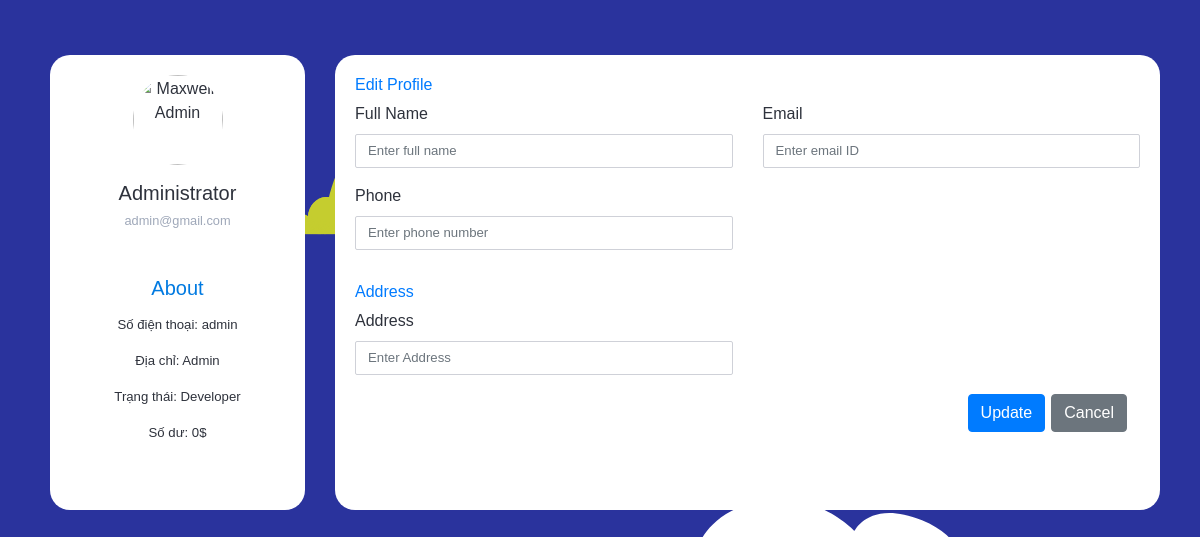
Page /changeprofile.php (signed in) on the committed database.
### tables this page shows
CREATE TABLE `khachhang` (
  `MSKH` varchar(5) NOT NULL,
  `Username` varchar(20) NOT NULL,
  `Password` varchar(1000) NOT NULL,
  `HoTenKH` varchar(100) NOT NULL,
  `Email` varchar(100) NOT NULL,
  `SoDienThoai` varchar(10) NOT NULL,
  `NgaySinh` date DEFAULT NULL,
  `DiaChi` varchar(200) NOT NULL,
  `trangthai` int(2) NOT NULL DEFAULT 0,
  `SoDu` int(20) NOT NULL DEFAULT 0
);

### changeprofile.php (the view, shortened to what this page needs)
<?php
    include "quanly/ketnoi.php";
    $mskh =   $_SESSION['mskh'];
    $select = "SELECT * FROM khachhang WHERE MSKH = '$mskh'";
    $query = mysqli_query($conn,$select);
    $row = mysqli_fetch_array($query);
?>
<html>
<head>
    <link rel="stylesheet" href="https://maxcdn.bootstrapcdn.com/bootstrap/4.0.0/css/bootstrap.min.css"
>
    <link rel="stylesheet" href="https://use.fontawesome.com/releases/v5.6.3/css/all.css">
    <link rel="stylesheet" href="style.css">
</head>
<body class="profile">
    <div class="container">
        <div class="row gutters">
            <div class="col-xl-3 col-lg-3 col-md-12 col-sm-12 col-12">
                <div class="card h-100">
                    <div class="card-body">
                        <div class="account-settings">
                            <div class="user-profile">
                                <div class="user-avatar">
                                    <img src="https://bootdey.com/img/Content/avatar/avatar7.png" alt="Maxwell Admin">
                                </div>
                                <h5 class="user-name"><?= $row['HoTenKH']; ?></h5>
                                <h6 class="user-email"><?=$row['Email'];?></h6>
                            </div>
                            <div class="about">
                                <h5>About</h5>
                                <p> Số điện thoại: <?= $row['SoDienThoai']; ?> </p>
                                <p> Địa chỉ: <?= $row['DiaChi']; ?> </p>
                                <p>Trạng thái: <?php if($row['trangthai']==0){?>Khách hàng<?php } else{ ?>Developer
                                    <?php } ?></p>
                                <p> Số dư: <?= $row['SoDu']; ?>$ </p>
                            </div>
                        </div>
                    </div>
                </div>
            </div>
            <div class="col-xl-9 col-lg-9 col-md-12 col-sm-12 col-12">
                <form method="POST">
                    <div class="card h-100" >
                        <div class="card-body">
                            <div class="row gutters">
                                <div class="col-xl-12 col-lg-12 col-md-12 col-sm-12 col-12">
                                    <h6 class="mb-2 text-primary">Edit Profile</h6>
                                </div>
                                <div class="col-xl-6 col-lg-6 col-md-6 col-sm-6 col-12">
                                    <div class="form-group">
                                        <label for="fullName">Full Name</label>
                                        <input type="text" name="name" class="form-control" id="fullName"
                                            placeholder="Enter full name"required>
                                    </div>
                                </div>
                                <div class="col-xl-6 col-lg-6 col-md-6 col-sm-6 col-12">
                                    <div class="form-group">
                                        <label for="eMail">Email</label>
                                        <input type="email" name="email" class="form-control" id="eMail"
                                            placeholder="Enter email ID" required>
                                    </div>
                                </div>
                                <div class="col-xl-6 col-lg-6 col-md-6 col-sm-6 col-12">
                                    <div class="form-group">
                                        <label for="phone">Phone</label>
                                        <input type="text" name="sdt" class="form-control" id="phone"
                                            placeholder="Enter phone number"required>
                                    </div>
                                </div>
                            </div>
                            <div class="row gutters">
                                <div class="col-xl-12 col-lg-12 col-md-12 col-sm-12 col-12">
                                    <h6 class="mt-3 mb-2 text-primary">Address</h6>
                                </div>
                                <div class="col-xl-6 col-lg-6 col-md-6 col-sm-6 col-12">
                                    <div class="form-group">
                                        <label for="Street">Address</label>
                                        <input type="name" name="diachi" class="form-control"
                                            placeholder="Enter Address"required>
                                    </div>
                                </div>
                            </div>
                            <div class="row gutters">
                                <div class="col-xl-12 col-lg-12 col-md-12 col-sm-12 col-12">
                                    <div class="text-right">
                                        <a <?php if($row['trangthai']==0) { ?> href="index.php"
                                            <?php } else{ ?>href="developer.php" <?php } ?>><button type="button"
                                                id="submit" name="submit" class="btn btn-secondary">Cancel</button></a>
                                        <button type="submit" id="submit" name="change"
                                            class="btn btn-primary">Update</button>
                                    </div>
                                </div>
                            </div>
                        </div>
                    </div>
            </div>
        </div>
    </div>
</body>
</html>

### style.css (style rules this page uses)
* { font-family: "Comic Sans MS", cursive, sans-serif; }
.row { display: flex; flex-wrap: wrap }
.card-body { grid-template-columns: repeat(); }
::placeholder { color: rgb(0, 0, 0); }
.card { border-radius: 20px; cursor: pointer; background-color: #e7f9fa; text-align: center; height:350px; width: 18rem; margin:15px 5px ; }
.profile img { border-radius: 130px; }
.profile a { float: right; margin-right: 10px; }
.profile { margin: 0; padding-top: 40px; color: #2e323c; background: #f5f6fa; position: relative; height: 100%; }
.account-settings .user-profile { margin: 0 0 1rem 0; padding-bottom: 1rem; text-align: center; }
.account-settings .user-profile .user-avatar { margin: 0 0 1rem 0; }
.account-settings .user-profile .user-avatar img { width: 90px; height: 90px; -webkit-border-radius: 100px; -moz-border-radius: 100px; border-radius: 100px; }
.account-settings .user-profile h5.user-name { margin: 0 0 0.5rem 0; }
.account-settings .user-profile h6.user-email { margin: 0; font-size: 0.8rem; font-weight: 400; color: #9fa8b9; }
.account-settings .about { margin: 2rem 0 0 0; text-align: center; }
.account-settings .about h5 { margin: 0 0 15px 0; color: #007ae1; }
.account-settings .about p { font-size: 0.825rem; }
.form-control { border: 1px solid #cfd1d8; -webkit-border-radius: 2px; -moz-border-radius: 2px; border-radius: 2px; font-size: .825rem; background: #ffffff; color: #2e323c; }
.profile .card { background: #ffffff; -webkit-border-radius: 5px; -moz-border-radius: 5px; border-radius: 20px; border: 0; margin-bottom: 1rem; width:100%; }
.profile .gutters button { margin: 3px; }
.profile { background: url("backgroundprofile.png") no-repeat; }
.gutters { text-align:left; }

### rows in the picture
khachhang: HoTenKH "Administrator", Email "admin@gmail.com", SoDienThoai "admin", DiaChi "Admin", SoDu "0"
